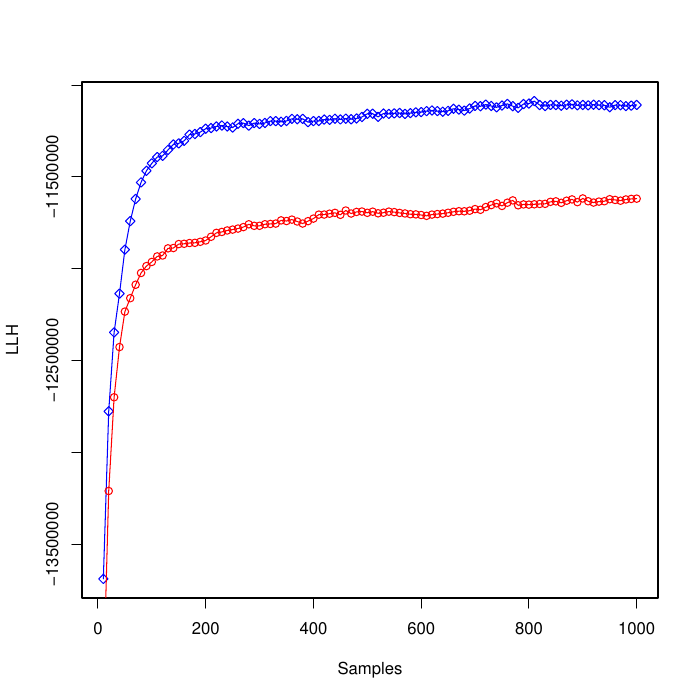

Write the R code that produced this figure.
data <- read.table("/Users/[user]/ws10smt/report/pyp_clustering/llh.dat", sep=" ", header=TRUE)
attach(data)
pdf("llh.pdf")
plot(Samples,C25,type="o",pch=23,col="blue",ylab="LLH")
lines(Samples,C10,type="o",col="red")
dev.off()
